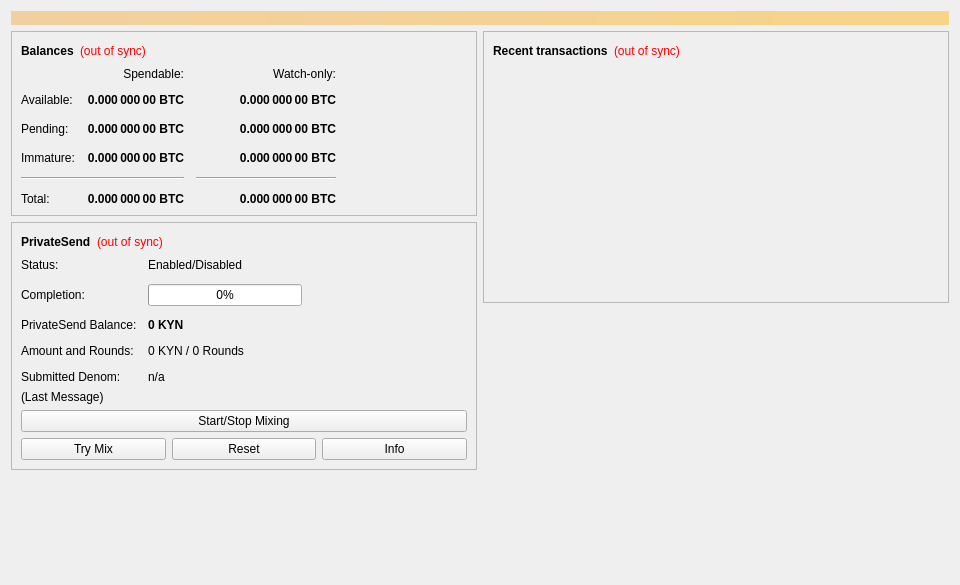
<?xml version="1.0" encoding="UTF-8"?>
<ui version="4.0">
 <class>OverviewPage</class>
 <widget class="QWidget" name="OverviewPage">
  <property name="geometry">
   <rect>
    <x>0</x>
    <y>0</y>
    <width>960</width>
    <height>585</height>
   </rect>
  </property>
  <property name="minimumSize">
   <size>
    <width>960</width>
    <height>0</height>
   </size>
  </property>
  <property name="windowTitle">
   <string>Form</string>
  </property>
  <layout class="QVBoxLayout" name="topLayout">
   <item>
    <widget class="QLabel" name="labelAlerts">
     <property name="visible">
      <bool>false</bool>
     </property>
     <property name="styleSheet">
      <string notr="true">QLabel { background-color: qlineargradient(x1: 0, y1: 0, x2: 1, y2: 0, stop:0 #F0D0A0, stop:1 #F8D488); color:#000000; }</string>
     </property>
     <property name="wordWrap">
      <bool>true</bool>
     </property>
     <property name="margin">
      <number>3</number>
     </property>
     <property name="textInteractionFlags">
      <set>Qt::TextSelectableByMouse</set>
     </property>
    </widget>
   </item>
   <item>
    <layout class="QHBoxLayout" name="horizontalLayout" stretch="1,1">
     <item>
      <layout class="QVBoxLayout" name="verticalLayout_2">
       <item>
        <widget class="QFrame" name="frame">
         <property name="frameShape">
          <enum>QFrame::StyledPanel</enum>
         </property>
         <property name="frameShadow">
          <enum>QFrame::Raised</enum>
         </property>
         <layout class="QVBoxLayout" name="verticalLayout_4">
          <item>
           <layout class="QHBoxLayout" name="horizontalLayout_4">
            <item>
             <widget class="QLabel" name="label_5">
              <property name="font">
               <font>
                <weight>75</weight>
                <bold>true</bold>
               </font>
              </property>
              <property name="text">
               <string>Balances</string>
              </property>
             </widget>
            </item>
            <item>
             <widget class="QLabel" name="labelWalletStatus">
              <property name="toolTip">
               <string>The displayed information may be out of date. Your wallet automatically synchronizes with the KYLIN network after a connection is established, but this process has not completed yet.</string>
              </property>
              <property name="styleSheet">
               <string notr="true">QLabel { color: red; }</string>
              </property>
              <property name="text">
               <string notr="true">(out of sync)</string>
              </property>
              <property name="alignment">
               <set>Qt::AlignLeading|Qt::AlignLeft|Qt::AlignVCenter</set>
              </property>
             </widget>
            </item>
            <item>
             <spacer name="horizontalSpacer_3">
              <property name="orientation">
               <enum>Qt::Horizontal</enum>
              </property>
              <property name="sizeHint" stdset="0">
               <size>
                <width>40</width>
                <height>20</height>
               </size>
              </property>
             </spacer>
            </item>
           </layout>
          </item>
          <item>
           <layout class="QGridLayout" name="gridLayout">
            <property name="spacing">
             <number>12</number>
            </property>
            <item row="2" column="2">
             <widget class="QLabel" name="labelWatchPending">
              <property name="font">
               <font>
                <weight>75</weight>
                <bold>true</bold>
               </font>
              </property>
              <property name="cursor">
               <cursorShape>IBeamCursor</cursorShape>
              </property>
              <property name="toolTip">
               <string>Unconfirmed transactions to watch-only addresses</string>
              </property>
              <property name="text">
               <string notr="true">0.000 000 00 BTC</string>
              </property>
              <property name="alignment">
               <set>Qt::AlignRight|Qt::AlignTrailing|Qt::AlignVCenter</set>
              </property>
              <property name="textInteractionFlags">
               <set>Qt::LinksAccessibleByMouse|Qt::TextSelectableByKeyboard|Qt::TextSelectableByMouse</set>
              </property>
             </widget>
            </item>
            <item row="2" column="1">
             <widget class="QLabel" name="labelUnconfirmed">
              <property name="font">
               <font>
                <weight>75</weight>
                <bold>true</bold>
               </font>
              </property>
              <property name="cursor">
               <cursorShape>IBeamCursor</cursorShape>
              </property>
              <property name="toolTip">
               <string>Total of transactions that have yet to be confirmed, and do not yet count toward the spendable balance</string>
              </property>
              <property name="text">
               <string notr="true">0.000 000 00 BTC</string>
              </property>
              <property name="alignment">
               <set>Qt::AlignRight|Qt::AlignTrailing|Qt::AlignVCenter</set>
              </property>
              <property name="textInteractionFlags">
               <set>Qt::LinksAccessibleByMouse|Qt::TextSelectableByKeyboard|Qt::TextSelectableByMouse</set>
              </property>
             </widget>
            </item>
            <item row="3" column="2">
             <widget class="QLabel" name="labelWatchImmature">
              <property name="font">
               <font>
                <weight>75</weight>
                <bold>true</bold>
               </font>
              </property>
              <property name="cursor">
               <cursorShape>IBeamCursor</cursorShape>
              </property>
              <property name="toolTip">
               <string>Mined balance in watch-only addresses that has not yet matured</string>
              </property>
              <property name="text">
               <string notr="true">0.000 000 00 BTC</string>
              </property>
              <property name="alignment">
               <set>Qt::AlignRight|Qt::AlignTrailing|Qt::AlignVCenter</set>
              </property>
              <property name="textInteractionFlags">
               <set>Qt::LinksAccessibleByMouse|Qt::TextSelectableByKeyboard|Qt::TextSelectableByMouse</set>
              </property>
             </widget>
            </item>
            <item row="4" column="0" colspan="2">
             <widget class="Line" name="lineSpendableBalance">
              <property name="orientation">
               <enum>Qt::Horizontal</enum>
              </property>
             </widget>
            </item>
            <item row="4" column="2">
             <widget class="Line" name="lineWatchBalance">
              <property name="sizePolicy">
               <sizepolicy hsizetype="Preferred" vsizetype="Fixed">
                <horstretch>0</horstretch>
                <verstretch>0</verstretch>
               </sizepolicy>
              </property>
              <property name="minimumSize">
               <size>
                <width>140</width>
                <height>0</height>
               </size>
              </property>
              <property name="orientation">
               <enum>Qt::Horizontal</enum>
              </property>
             </widget>
            </item>
            <item row="5" column="0">
             <widget class="QLabel" name="labelTotalText">
              <property name="text">
               <string>Total:</string>
              </property>
             </widget>
            </item>
            <item row="3" column="1">
             <widget class="QLabel" name="labelImmature">
              <property name="font">
               <font>
                <weight>75</weight>
                <bold>true</bold>
               </font>
              </property>
              <property name="cursor">
               <cursorShape>IBeamCursor</cursorShape>
              </property>
              <property name="toolTip">
               <string>Mined balance that has not yet matured</string>
              </property>
              <property name="text">
               <string notr="true">0.000 000 00 BTC</string>
              </property>
              <property name="alignment">
               <set>Qt::AlignRight|Qt::AlignTrailing|Qt::AlignVCenter</set>
              </property>
              <property name="textInteractionFlags">
               <set>Qt::LinksAccessibleByMouse|Qt::TextSelectableByKeyboard|Qt::TextSelectableByMouse</set>
              </property>
             </widget>
            </item>
            <item row="2" column="3">
             <spacer name="horizontalSpacer_2">
              <property name="orientation">
               <enum>Qt::Horizontal</enum>
              </property>
              <property name="sizeHint" stdset="0">
               <size>
                <width>40</width>
                <height>20</height>
               </size>
              </property>
             </spacer>
            </item>
            <item row="3" column="0">
             <widget class="QLabel" name="labelImmatureText">
              <property name="text">
               <string>Immature:</string>
              </property>
             </widget>
            </item>
            <item row="5" column="1">
             <widget class="QLabel" name="labelTotal">
              <property name="font">
               <font>
                <weight>75</weight>
                <bold>true</bold>
               </font>
              </property>
              <property name="cursor">
               <cursorShape>IBeamCursor</cursorShape>
              </property>
              <property name="toolTip">
               <string>Your current total balance</string>
              </property>
              <property name="text">
               <string notr="true">0.000 000 00 BTC</string>
              </property>
              <property name="alignment">
               <set>Qt::AlignRight|Qt::AlignTrailing|Qt::AlignVCenter</set>
              </property>
              <property name="textInteractionFlags">
               <set>Qt::LinksAccessibleByMouse|Qt::TextSelectableByKeyboard|Qt::TextSelectableByMouse</set>
              </property>
             </widget>
            </item>
            <item row="5" column="2">
             <widget class="QLabel" name="labelWatchTotal">
              <property name="font">
               <font>
                <weight>75</weight>
                <bold>true</bold>
               </font>
              </property>
              <property name="cursor">
               <cursorShape>IBeamCursor</cursorShape>
              </property>
              <property name="toolTip">
               <string>Current total balance in watch-only addresses</string>
              </property>
              <property name="text">
               <string notr="true">0.000 000 00 BTC</string>
              </property>
              <property name="alignment">
               <set>Qt::AlignRight|Qt::AlignTrailing|Qt::AlignVCenter</set>
              </property>
              <property name="textInteractionFlags">
               <set>Qt::LinksAccessibleByMouse|Qt::TextSelectableByKeyboard|Qt::TextSelectableByMouse</set>
              </property>
             </widget>
            </item>
            <item row="0" column="2">
             <widget class="QLabel" name="labelWatchonly">
              <property name="text">
               <string>Watch-only:</string>
              </property>
              <property name="alignment">
               <set>Qt::AlignRight|Qt::AlignTrailing|Qt::AlignVCenter</set>
              </property>
             </widget>
            </item>
            <item row="1" column="0">
             <widget class="QLabel" name="labelBalanceText">
              <property name="text">
               <string>Available:</string>
              </property>
             </widget>
            </item>
            <item row="1" column="1">
             <widget class="QLabel" name="labelBalance">
              <property name="font">
               <font>
                <weight>75</weight>
                <bold>true</bold>
               </font>
              </property>
              <property name="cursor">
               <cursorShape>IBeamCursor</cursorShape>
              </property>
              <property name="toolTip">
               <string>Your current spendable balance</string>
              </property>
              <property name="text">
               <string notr="true">0.000 000 00 BTC</string>
              </property>
              <property name="alignment">
               <set>Qt::AlignRight|Qt::AlignTrailing|Qt::AlignVCenter</set>
              </property>
              <property name="textInteractionFlags">
               <set>Qt::LinksAccessibleByMouse|Qt::TextSelectableByKeyboard|Qt::TextSelectableByMouse</set>
              </property>
             </widget>
            </item>
            <item row="1" column="2">
             <widget class="QLabel" name="labelWatchAvailable">
              <property name="font">
               <font>
                <weight>75</weight>
                <bold>true</bold>
               </font>
              </property>
              <property name="cursor">
               <cursorShape>IBeamCursor</cursorShape>
              </property>
              <property name="toolTip">
               <string>Your current balance in watch-only addresses</string>
              </property>
              <property name="text">
               <string notr="true">0.000 000 00 BTC</string>
              </property>
              <property name="alignment">
               <set>Qt::AlignRight|Qt::AlignTrailing|Qt::AlignVCenter</set>
              </property>
              <property name="textInteractionFlags">
               <set>Qt::LinksAccessibleByMouse|Qt::TextSelectableByKeyboard|Qt::TextSelectableByMouse</set>
              </property>
             </widget>
            </item>
            <item row="2" column="0">
             <widget class="QLabel" name="labelPendingText">
              <property name="text">
               <string>Pending:</string>
              </property>
             </widget>
            </item>
            <item row="0" column="1">
             <widget class="QLabel" name="labelSpendable">
              <property name="text">
               <string>Spendable:</string>
              </property>
              <property name="alignment">
               <set>Qt::AlignRight|Qt::AlignTrailing|Qt::AlignVCenter</set>
              </property>
             </widget>
            </item>
           </layout>
          </item>
         </layout>
        </widget>
       </item>
       <item>
        <widget class="QFrame" name="framePrivateSend">
         <property name="layoutDirection">
          <enum>Qt::LeftToRight</enum>
         </property>
         <property name="frameShape">
          <enum>QFrame::StyledPanel</enum>
         </property>
         <property name="frameShadow">
          <enum>QFrame::Raised</enum>
         </property>
         <layout class="QVBoxLayout" name="VerticalLayout_PS1">
          <item>
           <layout class="QHBoxLayout" name="horizontalLayout_5">
            <item>
             <widget class="QLabel" name="labelPrivateSendHeader">
              <property name="font">
               <font>
                <weight>75</weight>
                <bold>true</bold>
               </font>
              </property>
              <property name="text">
               <string>PrivateSend</string>
              </property>
             </widget>
            </item>
            <item>
             <widget class="QLabel" name="labelPrivateSendSyncStatus">
              <property name="toolTip">
               <string>The displayed information may be out of date. Your wallet automatically synchronizes with the KYLIN network after a connection is established, but this process has not completed yet.</string>
              </property>
              <property name="styleSheet">
               <string notr="true">QLabel { color: red; }</string>
              </property>
              <property name="text">
               <string notr="true">(out of sync)</string>
              </property>
              <property name="alignment">
               <set>Qt::AlignLeading|Qt::AlignLeft|Qt::AlignVCenter</set>
              </property>
             </widget>
            </item>
            <item>
             <spacer name="horizontalSpacer_4">
              <property name="orientation">
               <enum>Qt::Horizontal</enum>
              </property>
              <property name="sizeHint" stdset="0">
               <size>
                <width>40</width>
                <height>20</height>
               </size>
              </property>
             </spacer>
            </item>
           </layout>
          </item>
          <item>
           <layout class="QFormLayout" name="privateSendFormLayout">
            <property name="fieldGrowthPolicy">
             <enum>QFormLayout::AllNonFixedFieldsGrow</enum>
            </property>
            <property name="horizontalSpacing">
             <number>11</number>
            </property>
            <property name="verticalSpacing">
             <number>12</number>
            </property>
            <item row="0" column="0">
             <widget class="QLabel" name="labelPrivateSendEnabledText">
              <property name="text">
               <string>Status:</string>
              </property>
             </widget>
            </item>
            <item row="0" column="1">
             <widget class="QLabel" name="labelPrivateSendEnabled">
              <property name="text">
               <string>Enabled/Disabled</string>
              </property>
             </widget>
            </item>
            <item row="1" column="0">
             <widget class="QLabel" name="labelCompletitionText">
              <property name="text">
               <string>Completion:</string>
              </property>
             </widget>
            </item>
            <item row="1" column="1">
             <widget class="QProgressBar" name="privateSendProgress">
              <property name="maximumSize">
               <size>
                <width>154</width>
                <height>16777215</height>
               </size>
              </property>
              <property name="value">
               <number>0</number>
              </property>
             </widget>
            </item>
            <item row="2" column="0">
             <widget class="QLabel" name="labelAnonymizedText">
              <property name="text">
               <string>PrivateSend Balance:</string>
              </property>
             </widget>
            </item>
            <item row="2" column="1">
             <widget class="QLabel" name="labelAnonymized">
              <property name="font">
               <font>
                <weight>75</weight>
                <bold>true</bold>
               </font>
              </property>
              <property name="text">
               <string notr="true">0 KYN</string>
              </property>
             </widget>
            </item>
            <item row="3" column="0">
             <widget class="QLabel" name="labelAmountAndRoundsText">
              <property name="text">
               <string>Amount and Rounds:</string>
              </property>
             </widget>
            </item>
            <item row="3" column="1">
             <widget class="QLabel" name="labelAmountRounds">
              <property name="text">
               <string>0 KYN / 0 Rounds</string>
              </property>
             </widget>
            </item>
            <item row="4" column="0">
             <widget class="QLabel" name="labelSubmittedDenomText">
              <property name="text">
               <string>Submitted Denom:</string>
              </property>
             </widget>
            </item>
            <item row="4" column="1">
             <widget class="QLabel" name="labelSubmittedDenom">
              <property name="toolTip">
               <string>The denominations you submitted to the Masternode.&lt;br&gt;To mix, other users must submit the exact same denominations.</string>
              </property>
              <property name="text">
               <string>n/a</string>
              </property>
             </widget>
            </item>
           </layout>
          </item>
          <item>
           <layout class="QVBoxLayout" name="VerticalLayout_PS">
            <item>
             <widget class="QLabel" name="labelPrivateSendLastMessage">
              <property name="text">
               <string>(Last Message)</string>
              </property>
              <property name="alignment">
               <set>Qt::AlignLeading|Qt::AlignLeft|Qt::AlignTop</set>
              </property>
              <property name="wordWrap">
               <bool>true</bool>
              </property>
             </widget>
            </item>
            <item>
             <widget class="QPushButton" name="togglePrivateSend">
              <property name="sizePolicy">
               <sizepolicy hsizetype="MinimumExpanding" vsizetype="Fixed">
                <horstretch>0</horstretch>
                <verstretch>0</verstretch>
               </sizepolicy>
              </property>
              <property name="text">
               <string>Start/Stop Mixing</string>
              </property>
             </widget>
            </item>
            <item>
             <layout class="QHBoxLayout" name="horizontalLayout_debugbuttons">
              <item>
               <widget class="QPushButton" name="privateSendAuto">
                <property name="sizePolicy">
                 <sizepolicy hsizetype="MinimumExpanding" vsizetype="Fixed">
                  <horstretch>0</horstretch>
                  <verstretch>0</verstretch>
                 </sizepolicy>
                </property>
                <property name="toolTip">
                 <string>Try to manually submit a PrivateSend request.</string>
                </property>
                <property name="text">
                 <string>Try Mix</string>
                </property>
               </widget>
              </item>
              <item>
               <widget class="QPushButton" name="privateSendReset">
                <property name="sizePolicy">
                 <sizepolicy hsizetype="MinimumExpanding" vsizetype="Fixed">
                  <horstretch>0</horstretch>
                  <verstretch>0</verstretch>
                 </sizepolicy>
                </property>
                <property name="toolTip">
                 <string>Reset the current status of PrivateSend (can interrupt PrivateSend if it's in the process of Mixing, which can cost you money!)</string>
                </property>
                <property name="autoFillBackground">
                 <bool>false</bool>
                </property>
                <property name="text">
                 <string>Reset</string>
                </property>
               </widget>
              </item>
              <item>
               <widget class="QPushButton" name="privateSendInfo">
                <property name="sizePolicy">
                 <sizepolicy hsizetype="MinimumExpanding" vsizetype="Fixed">
                  <horstretch>0</horstretch>
                  <verstretch>0</verstretch>
                 </sizepolicy>
                </property>
                <property name="toolTip">
                 <string>Information about PrivateSend and Mixing</string>
                </property>
                <property name="text">
                 <string>Info</string>
                </property>
               </widget>
              </item>
             </layout>
            </item>
           </layout>
          </item>
         </layout>
        </widget>
       </item>
       <item>
        <spacer name="verticalSpacer">
         <property name="orientation">
          <enum>Qt::Vertical</enum>
         </property>
         <property name="sizeHint" stdset="0">
          <size>
           <width>20</width>
           <height>40</height>
          </size>
         </property>
        </spacer>
       </item>
      </layout>
     </item>
     <item>
      <layout class="QVBoxLayout" name="verticalLayout_3">
       <item>
        <widget class="QFrame" name="frame_2">
         <property name="frameShape">
          <enum>QFrame::StyledPanel</enum>
         </property>
         <property name="frameShadow">
          <enum>QFrame::Raised</enum>
         </property>
         <layout class="QVBoxLayout" name="verticalLayout">
          <item>
           <layout class="QHBoxLayout" name="horizontalLayout_2">
            <item>
             <widget class="QLabel" name="label_4">
              <property name="font">
               <font>
                <weight>75</weight>
                <bold>true</bold>
               </font>
              </property>
              <property name="text">
               <string>Recent transactions</string>
              </property>
             </widget>
            </item>
            <item>
             <widget class="QLabel" name="labelTransactionsStatus">
              <property name="toolTip">
               <string>The displayed information may be out of date. Your wallet automatically synchronizes with the KYLIN network after a connection is established, but this process has not completed yet.</string>
              </property>
              <property name="styleSheet">
               <string notr="true">QLabel { color: red; }</string>
              </property>
              <property name="text">
               <string notr="true">(out of sync)</string>
              </property>
              <property name="alignment">
               <set>Qt::AlignLeading|Qt::AlignLeft|Qt::AlignVCenter</set>
              </property>
             </widget>
            </item>
            <item>
             <spacer name="horizontalSpacer">
              <property name="orientation">
               <enum>Qt::Horizontal</enum>
              </property>
              <property name="sizeHint" stdset="0">
               <size>
                <width>40</width>
                <height>20</height>
               </size>
              </property>
             </spacer>
            </item>
           </layout>
          </item>
          <item>
           <widget class="QListView" name="listTransactions">
            <property name="styleSheet">
             <string notr="true">QListView { background: transparent; }</string>
            </property>
            <property name="frameShape">
             <enum>QFrame::NoFrame</enum>
            </property>
            <property name="verticalScrollBarPolicy">
             <enum>Qt::ScrollBarAlwaysOff</enum>
            </property>
            <property name="horizontalScrollBarPolicy">
             <enum>Qt::ScrollBarAlwaysOff</enum>
            </property>
            <property name="selectionMode">
             <enum>QAbstractItemView::NoSelection</enum>
            </property>
           </widget>
          </item>
         </layout>
        </widget>
       </item>
       <item>
        <spacer name="verticalSpacer_2">
         <property name="orientation">
          <enum>Qt::Vertical</enum>
         </property>
         <property name="sizeHint" stdset="0">
          <size>
           <width>20</width>
           <height>40</height>
          </size>
         </property>
        </spacer>
       </item>
      </layout>
     </item>
    </layout>
   </item>
  </layout>
 </widget>
 <resources/>
 <connections/>
</ui>
